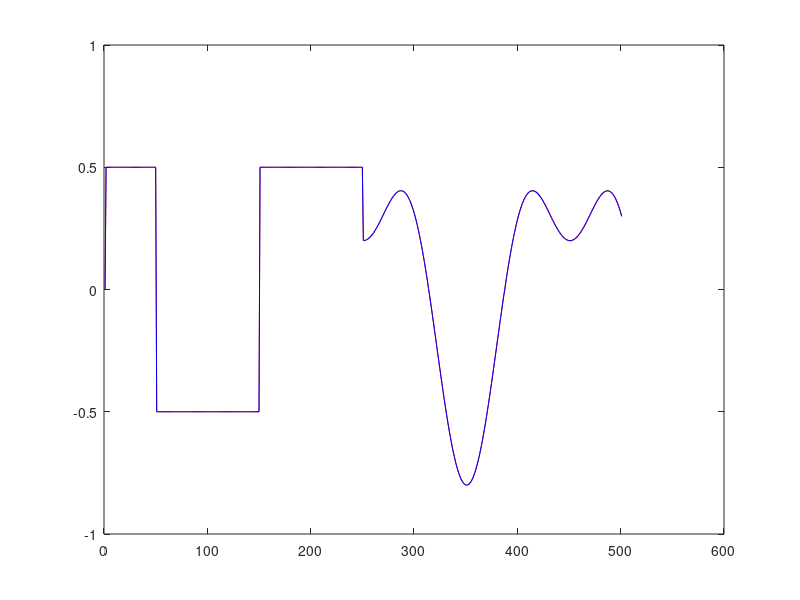
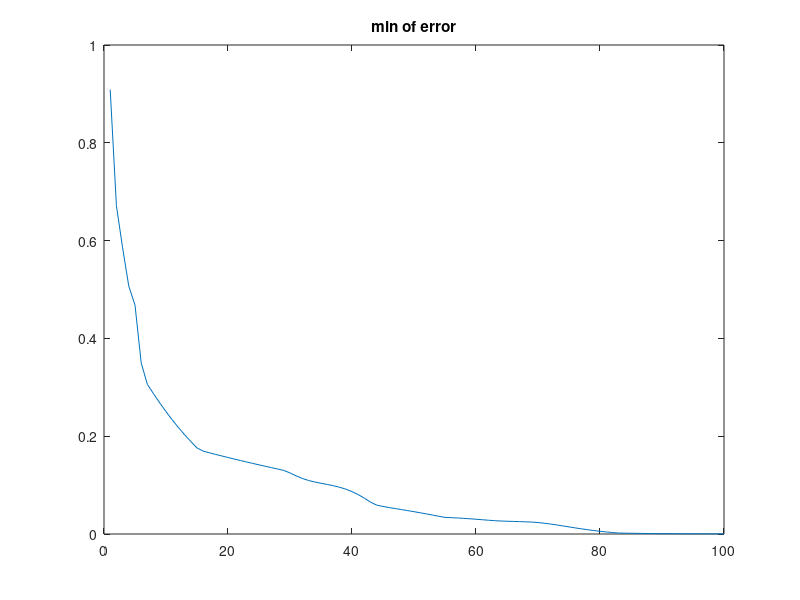
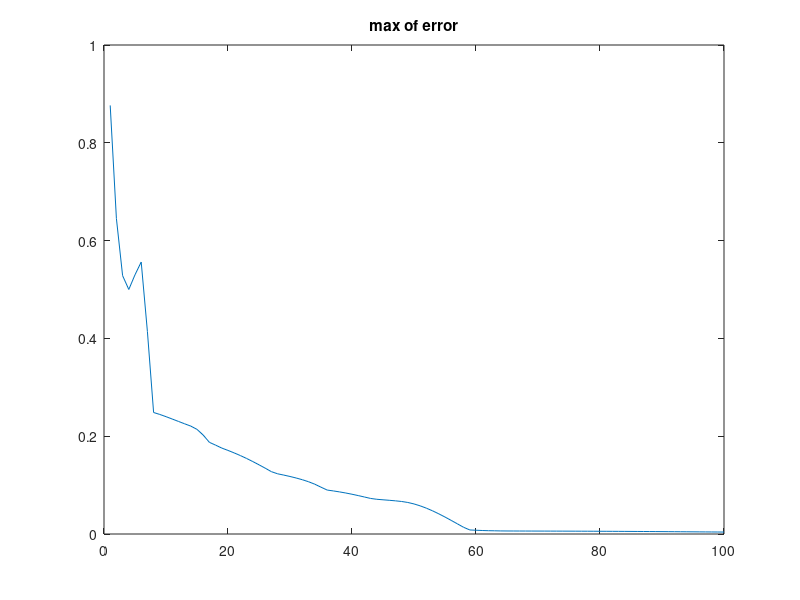

Write the MATLAB code that produced these figures, in order.
% 期望轨迹
for k = 1:1:500
	if k < 250
		yd(k+1) = 0.5*(-1).^(round(k/100));
	else 
		yd(k+1) = 0.5*sin((k*pi)/100) + 0.3*cos((k*pi)/50);
    end
end

% 参数设置
epsilon = 0.01;
eta = 1;
rho = 0.2;
lamda = 1;
mu = 2;

%迭代过程
i_n = 100;  %迭代次数
y(1:i_n,1:500) = 0;
for i = 1:1:i_n
	for k = 1:1:500
		if k == 1
			phi(i,k) = 0.4;
		elseif k == 2
			phi(i,k) = phi(i,k-1) + (eta*(ub(i,k-1) - 0)/(mu + norm(ub(i,k-1) - 0)))*(y(i,k) - 0 - phi(i,k-1)*(ub(i,k-1) - 0));
		else 
			phi(i,k) = phi(i,k-1) + (eta*(ub(i,k-1) - ub(i,k-2))/(mu + norm(ub(i,k-1) - ub(i,k-2))))*(y(i,k) - y(i,k-1) - phi(i,k-1)*(ub(i,k-1) - ub(i,k-2)));
		end
		if i == 1
			uf(i,k) = 0;
		else 
			uf(i,k) = uf(i-1,k) + 0.4*e(i-1,k+1);
		end
		if k == 1
			ub(i,k) = 0;
		else 
			ub(i,k) = ub(i,k-1) + (rho*phi(i,k)/(lamda + norm(phi(i,k))))*(yd(k+1) - y(i,k));
		end
		if k>2 && (phi(i,k) <= epsilon || (abs(ub(i,k-1) - ub(i,k-2)) <= epsilon))
			phi(i,k) = phi(i,1);
		end
		u(i,k) = uf(i,k) + ub(i,k);
		%系统部分
		if k <250 
			y(i,k+1) = y(i,k)*u(i,k)/(1 + norm(y(i,k))) + (u(i,k) + 0.1*round(k/500)*sin(y(i,k)))^3;
		else
			y(i,k+1) = y(i,k)*u(i,k)^3/(1 + norm(y(i,k))) + u(i,k)^3;
		end
		e(i,k+1) = yd(k+1) - y(i,k+1);
	end
end
%计算误差
for i =1:1:100
e_min(i) = abs(min(e(i,:)));
e_max(i) = abs(max(e(i,:)));
end

figure(1) 
plot(yd,'r'); hold on;
plot(y(i_n,:),'b'); 
figure(2)
plot(e_min);title('min of error');
figure(3)
plot(e_max);title('max of error');
